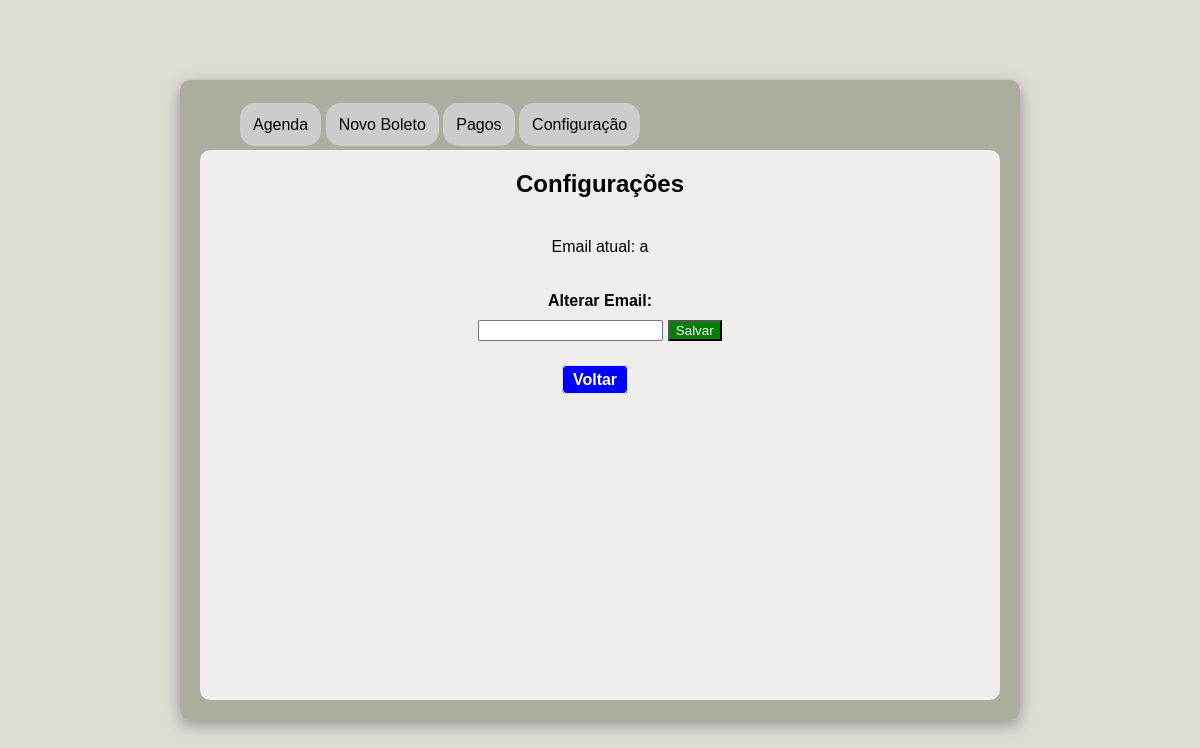
The app's page /configuracoes, older data.
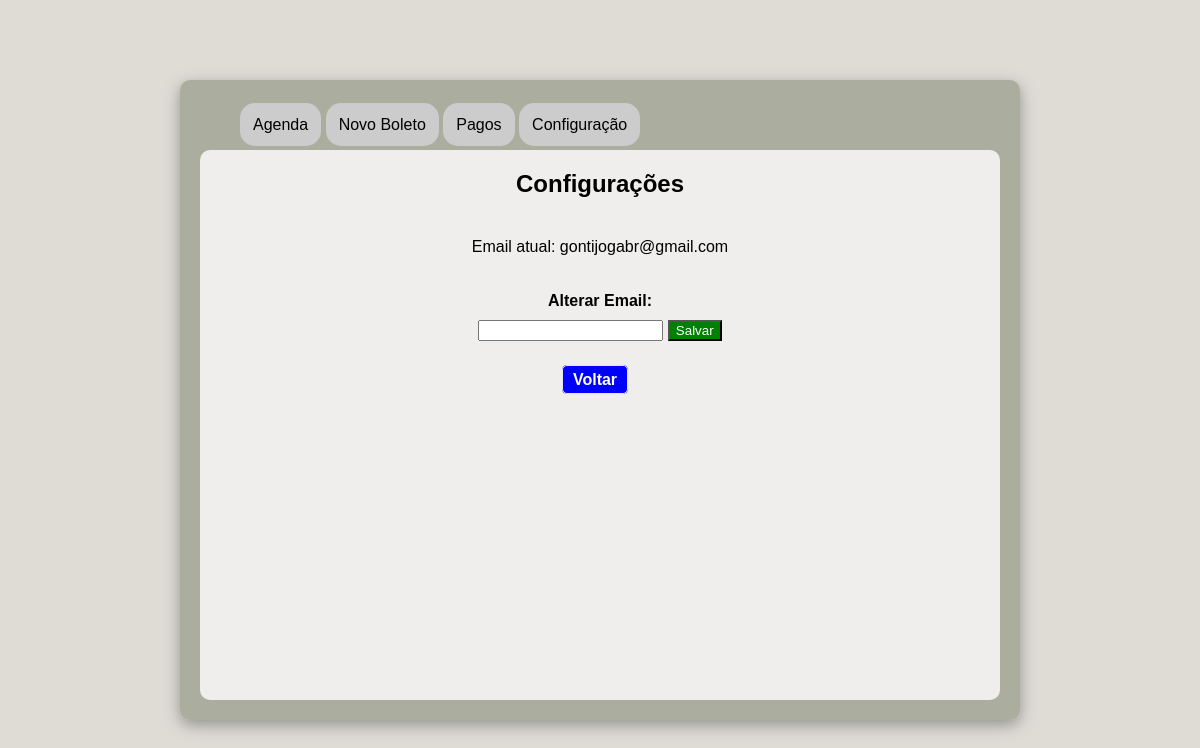
The same page, newer data.
### data.py (models this page shows)
class Config(Base):
    __tablename__ = 'email'
    email = Column(String(255), primary_key=True)

### app.py (the view, shortened to what this page needs)
@app.route('/configuracoes', methods=['GET', 'POST'])
def configuracoes():
    try:
        conn = get_db_connection()
        new_email = conn.query(Config).first().email
        conn.close
    except:
        return render_template('add_email.html')
    return render_template('configuracoes.html', email=new_email)

### data.py (called while the page is built)
def get_db_connection():
    Session = sessionmaker(bind=engine)
    session = Session()
    return session

### templates/configuracoes.html
{% extends "base/_head.html" %}
{% block content %}
    <div class="content">
        <div class="container__form">
            <h1 class="titulo">Configurações</h1>
            <p>Email atual: {{ email }}</p>
            <form action="/configuracoes" method="POST">
                <div class="form__item">
                    <label for="email">Alterar Email:</label>
                    <input class="text" name="email">
                    <input type="submit" value="Salvar" class="tabela__link g">
                </div>
            </form>
            <div style="padding: 10px 0;">
                <a href="{{ url_for('index')}}" class="tabela__link b">Voltar</a>
            </div>
        </div>
    </div>
</body>
</html>
{% endblock %}

### templates/base/_head.html (shortened to what this page needs)
<!DOCTYPE html>
<html lang="en">
<head>
    <link rel="stylesheet" href="../../static/css/style.css">
</head>
<body>
    <div class="agenda">
        <div class="links">
            <ul>
                <li><a id="index"  href="{{ url_for('index') }}" >Agenda</a></li>
                <li><a id="new" href="{{ url_for('cadastrar_boleto') }}">Novo Boleto</a></li>
                <li><a id="pagos" href="{{ url_for('boletos_pagos') }}">Pagos</a></li>
                <li><a id="configuracao" href="{{ url_for('configuracoes') }}">Configuração</a></li>
            </ul>
        </div>
    {% block content %}
    {% endblock %}

### static/css/style.css (style rules this page uses)
body { font-family: Arial, sans-serif; background-color: #dddad3ec; display: flex; justify-content: center; align-items: center; height: 100vh; margin: 0px; }
.agenda { width: 800px; height: 600px; background-color: #a2a595d7; border-radius: 10px; padding: 20px; box-shadow: 0px 5px 15px rgba(75, 75, 75, 0.5); }
.links ul { list-style: none; }
.links li { display: inline-block; margin-right: 0px 15px; }
.links a { text-decoration: none; color: #000; padding: 13px; background-color: #ccc; border-top-right-radius: 15px; border-top-left-radius: 15px; border-bottom-left-radius: 15px; border-bottom-right-radius: 15px; }
a.tabela__link { text-decoration: none; margin-right: 10px; padding: 5px 10px; border: 1px solid #f5f4f2ec; border-radius: 5px; font-weight: bold; }
.tabela__link.b { background-color: blue; color: white; }
.tabela__link.g { background-color: green; color: white; }
.container__form { text-align: center; background-color: #f5f4f2ec; border-radius: 10px; height: 550px; }
.container__form h1 { font-size: 24px; margin-bottom: 20px; }
.container__form form { max-width: 400px; margin: 0 auto; padding: 20px; }
.container__form label { display: block; margin-bottom: 10px; font-weight: bold; }
.titulo { padding: 20px; }

Row changes from the older to the newer data that the page shows:
added Config: email "gontijogabr@gmail.com"
Text that changed along with them:
{{ email }}: "a" → (not shown)
